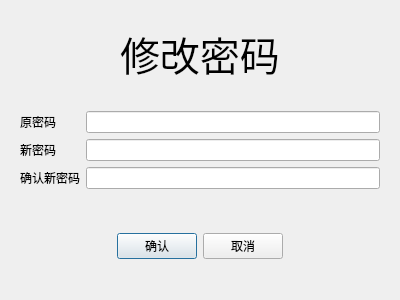
<?xml version="1.0" encoding="UTF-8"?>
<ui version="4.0">
 <class>reSetPwd</class>
 <widget class="QDialog" name="reSetPwd">
  <property name="geometry">
   <rect>
    <x>0</x>
    <y>0</y>
    <width>400</width>
    <height>300</height>
   </rect>
  </property>
  <property name="windowTitle">
   <string>Dialog</string>
  </property>
  <layout class="QVBoxLayout" name="verticalLayout">
   <item>
    <widget class="QWidget" name="widget" native="true">
     <layout class="QHBoxLayout" name="horizontalLayout">
      <item>
       <spacer name="horizontalSpacer">
        <property name="orientation">
         <enum>Qt::Horizontal</enum>
        </property>
        <property name="sizeHint" stdset="0">
         <size>
          <width>93</width>
          <height>20</height>
         </size>
        </property>
       </spacer>
      </item>
      <item>
       <widget class="QLabel" name="label">
        <property name="font">
         <font>
          <pointsize>30</pointsize>
         </font>
        </property>
        <property name="text">
         <string>修改密码</string>
        </property>
       </widget>
      </item>
      <item>
       <spacer name="horizontalSpacer_2">
        <property name="orientation">
         <enum>Qt::Horizontal</enum>
        </property>
        <property name="sizeHint" stdset="0">
         <size>
          <width>93</width>
          <height>20</height>
         </size>
        </property>
       </spacer>
      </item>
     </layout>
    </widget>
   </item>
   <item>
    <widget class="QWidget" name="widget_2" native="true">
     <layout class="QGridLayout" name="gridLayout">
      <item row="0" column="0">
       <widget class="QLabel" name="label_2">
        <property name="text">
         <string>原密码</string>
        </property>
       </widget>
      </item>
      <item row="0" column="1">
       <widget class="QLineEdit" name="o_pwd"/>
      </item>
      <item row="1" column="0">
       <widget class="QLabel" name="label_3">
        <property name="text">
         <string>新密码</string>
        </property>
       </widget>
      </item>
      <item row="1" column="1">
       <widget class="QLineEdit" name="n_pwd"/>
      </item>
      <item row="2" column="0">
       <widget class="QLabel" name="label_4">
        <property name="text">
         <string>确认新密码</string>
        </property>
       </widget>
      </item>
      <item row="2" column="1">
       <widget class="QLineEdit" name="rn_pwd"/>
      </item>
     </layout>
    </widget>
   </item>
   <item>
    <widget class="QWidget" name="widget_3" native="true">
     <layout class="QHBoxLayout" name="horizontalLayout_2">
      <item>
       <spacer name="horizontalSpacer_3">
        <property name="orientation">
         <enum>Qt::Horizontal</enum>
        </property>
        <property name="sizeHint" stdset="0">
         <size>
          <width>90</width>
          <height>20</height>
         </size>
        </property>
       </spacer>
      </item>
      <item>
       <widget class="QPushButton" name="rpwd_ok">
        <property name="text">
         <string>确认</string>
        </property>
       </widget>
      </item>
      <item>
       <widget class="QPushButton" name="rpwd_cancel">
        <property name="text">
         <string>取消</string>
        </property>
       </widget>
      </item>
      <item>
       <spacer name="horizontalSpacer_4">
        <property name="orientation">
         <enum>Qt::Horizontal</enum>
        </property>
        <property name="sizeHint" stdset="0">
         <size>
          <width>90</width>
          <height>20</height>
         </size>
        </property>
       </spacer>
      </item>
     </layout>
    </widget>
   </item>
  </layout>
 </widget>
 <resources/>
 <connections/>
</ui>
